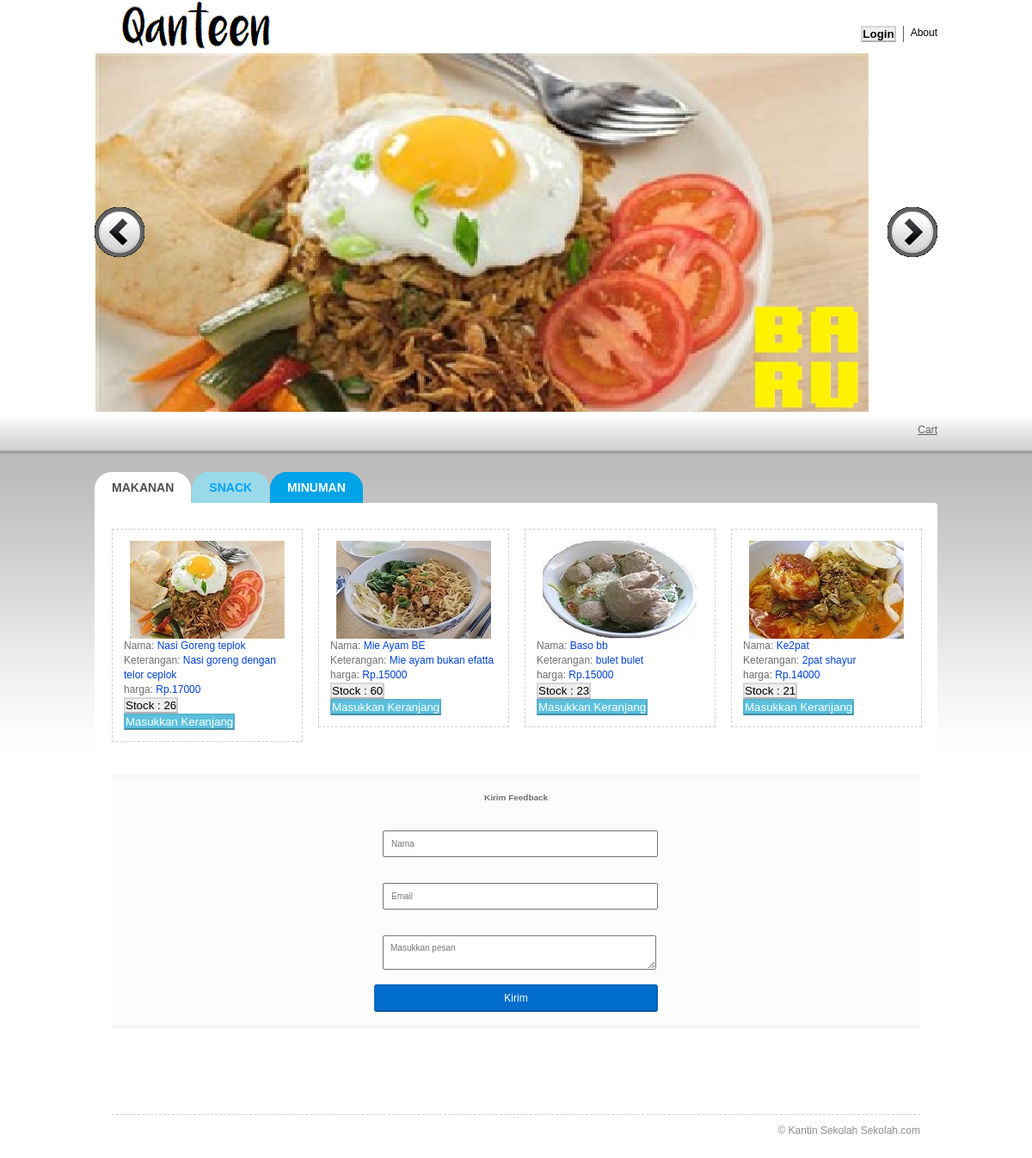
The app's page /home.php with its own data.
### tables this page shows
CREATE TABLE `tabel_menu` (
  `idMenu` int(11) NOT NULL,
  `idKategori` int(11) NOT NULL,
  `nama` varchar(100) NOT NULL,
  `keterangan` text NOT NULL,
  `harga` int(11) NOT NULL,
  `stock` int(11) NOT NULL,
  `path` varchar(50) NOT NULL
);

### home.php (the view, shortened to what this page needs)
<!DOCTYPE html PUBLIC "-//W3C//DTD XHTML 1.0 Transitional//EN" "http://www.w3.org/TR/xhtml1/DTD/xhtml1-transitional.dtd">
<html xmlns="http://www.w3.org/1999/xhtml">
<head>
	<link rel="stylesheet" href="css/style.css" type="text/css" media="all" />
</head>
<body>
<div id="top">
	<div class="shell">
		<div id="header">
			<h1 id="logo"><a href="#">Qanteen</a></h1>
			<div id="navigation">
				<ul>
				<li>
       				<?php
        			$conn = mysqli_connect('localhost', 'root', '', 'qanteen');
        			if(isset($_SESSION['idUser'])){
         				$iduser = $_SESSION['idUser'];
         				$queryUser = mysqli_query($conn, "SELECT * FROM tabel_user WHERE idUser='$_SESSION[idUser]'");
         				$arrayUser = mysqli_fetch_array($queryUser);
         				echo '
             			<a href="proses/logout.php"><button class="btn navbar-btn" id="btn-logout";
              			background-color: white;"><b>Logout</b></button></a>
         		  		';
        			}else{
         				echo '
         				<a href="index.php"><button class="btn navbar-btn" id="btn-login"><b>Login</b></button>
           				';
          			}
       				?>
      				</li>
					<li class="last"><a href="credit.html">About</a></li>
				</ul>
			</div>
		</div>
		<div id="slider">
			<div id="slider-holder">
				<ul>
				    <li><a href="#"><img src="css/images/slide1.jpg" alt="" /></a></li>
				</ul>
			</div>
			<div id="slider-nav">
				<a href="#" class="prev">Previous</a>
				<a href="#" class="next">Next</a>
			</div>
		</div>
	</div>
</div>
<div id="main">
	<div class="shell">
		<div class="options">
			<div class="right">
				<span class="left more-links">
					<a href="cart.php">Cart</a>
				</span>
			</div>
		</div>
		<div id="content">
			<div class="tabs">
				<ul>
				    <li><a href="#" class="active"><span>Makanan</span></a></li>
				    <li><a href="#" ><span>Snack</span></a></li>
				    <li><a href="#" class="red"><span>Minuman</span></a></li>
				</ul>
			</div>
			<div id="container">
				<div class="tabbed">
					<div class="tab-content" style="display:block;">
						<div class="items">
							<ul>
							<?php
                    			$queryMakanan = "SELECT * FROM tabel_menu WHERE idKategori='1' LIMIT 0,4";
								$query_makanan = mysqli_query($conn,$queryMakanan);
									while($arrayMakanan = mysqli_fetch_array($query_makanan)){
											echo'<li>';
									    	echo'<div class="image">
									    		<a href="#"><img src="css/images/menu/'.$arrayMakanan['path'].'"></a>
									    	</div>
									    	<p>
									    		Nama: <span>'.$arrayMakanan['nama'].'</span><br />
									    		Keterangan: <span>'.$arrayMakanan['keterangan'].'</span><br />
									    		harga: <span>Rp.'.$arrayMakanan['harga'].'</span>
											</p>
											<button type="button" class="btn btn-success">Stock : '.$arrayMakanan['stock'].'</button>
											';
													if(isset($_SESSION['idUser'])){
					                					if($arrayMakanan['stock'] > 0){
					                  					echo '
					                  					<a href="proses/addtocart.php?idMenu='.$arrayMakanan['idMenu'].'&idUser='.$iduser.'"><button type="button" class="btn btn-info">Masukkan Keranjang</button></a>
					                					';
					                					}else{
					                  					echo '
					                  					<button type="button" class="btn btn-info disabled">Masukkan Keranjang</button>
					                					';
					                					}
					              					}else{
					                				echo '
					                 				<button type="button" class="btn btn-info disabled">Masukkan Keranjang</button>
					                				';
					              					}
									  			echo'</li>';
												}
              				?>
							</ul>
						</div>
					</div>
					<div id="footer-menu">
						<form action="proses/feedback.php" method="post" class="form-feedback">
							<h5><center>Kirim Feedback</center></h5>
          					<div class="form-group">
            					<input type="text" class="form-control" name="nama" placeholder="Nama">
          					</div>
          					<div class="form-group">
            					<input type="text" class="form-control" name="email" placeholder="Email">
          					</div>
          					<div class="form-group">
           						<textarea class="form-control" name="message" placeholder="Masukkan pesan "></textarea>
          					</div>
          					<br /><button type="submit" class="btn btn-sm btn-block btn-primary">Kirim</button>
        				</form>
					</div>
				</div>
				<div id="footer">
					<div class="right">
						&copy; Kantin Sekolah <a href="duckduckgo.com" target="_blank" title="CSS Templates">Sekolah.com</a>
					</div>
				</div>
			</div>
		</div>
	</div>
</div>
</body>
</html>

### records on screen
tabel_menu: path (picture), nama "Nasi Goreng teplok", keterangan "Nasi goreng dengan telor ceplok", harga "17000", stock "26"
tabel_menu: path (picture), nama "Mie Ayam BE", keterangan "Mie ayam bukan efatta", harga "15000", stock "60"
tabel_menu: path (picture), nama "Baso bb", keterangan "bulet bulet", harga "15000", stock "23"
tabel_menu: path (picture), nama "Ke2pat", keterangan "2pat shayur", harga "14000", stock "21"
